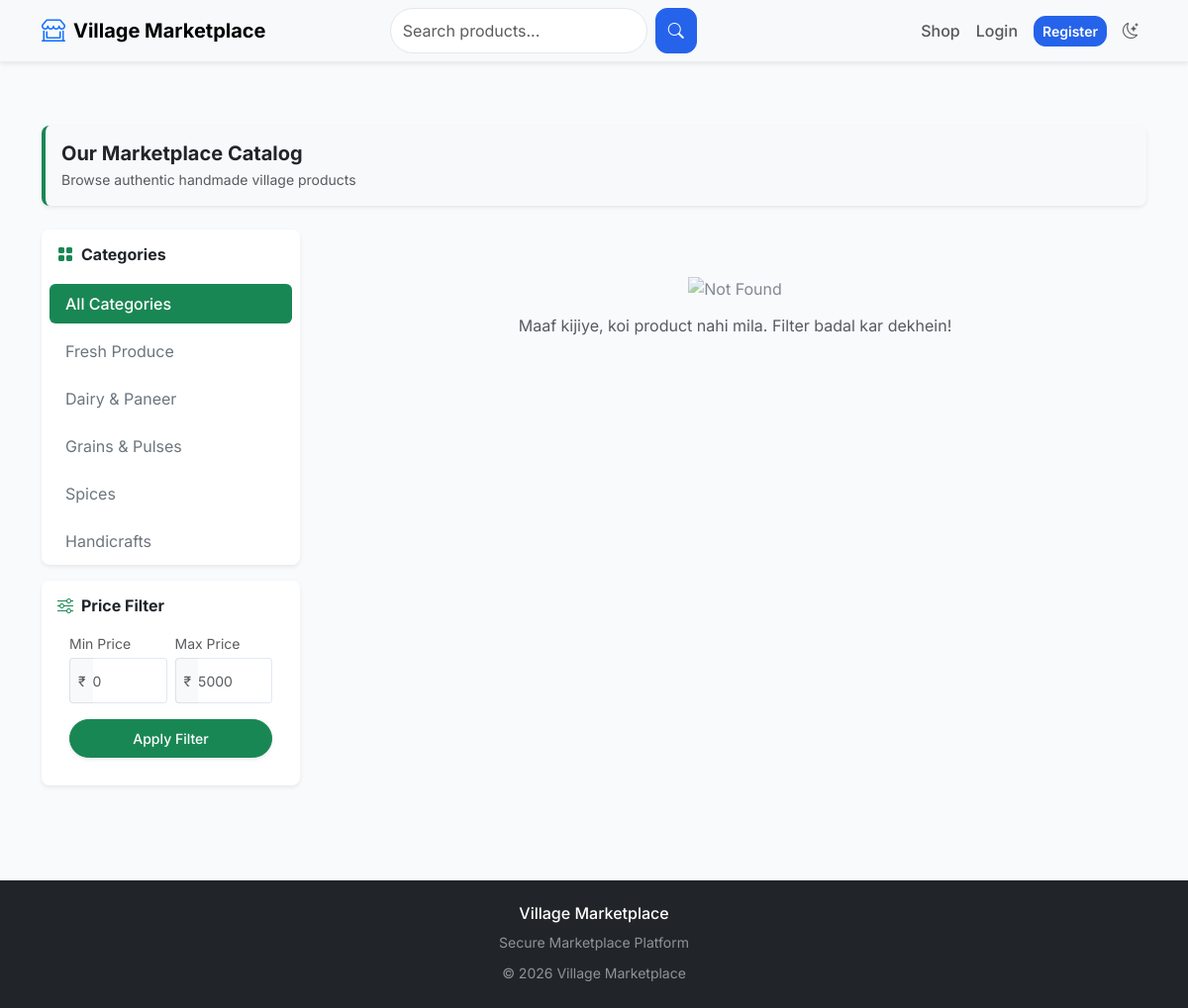
Page /products on the committed database.
### models/product.py (models this page shows)
class Category(db.Model):
    __tablename__ = 'categories'
    id = db.Column(db.Integer, primary_key=True)
    name = db.Column(db.String(50), unique=True, nullable=False)
    slug = db.Column(db.String(50), unique=True, nullable=False)
    description = db.Column(db.Text)
    image = db.Column(db.String(200))
    is_active = db.Column(db.Boolean, default=True)
    created_at = db.Column(db.DateTime, default=datetime.utcnow)
    products = db.relationship('Product', backref='category', lazy='dynamic')

### routes/main.py (the view)
@main_bp.route('/products')
def products():
    page = request.args.get('page', 1, type=int)
    category = request.args.get('category', '')
    search = request.args.get('search', '')
    min_price = request.args.get('min_price', type=float)
    max_price = request.args.get('max_price', type=float)
    seller_id = request.args.get('seller', type=int)
    per_page = 12
    query = Product.query.filter_by(
        status='approved').filter(Product.stock > 0)
    if category:
        query = query.filter_by(category_id=category)
    if search:
        query = query.filter(or_(
            Product.name.ilike(f'%{search}%'),
            Product.description.ilike(f'%{search}%')
        ))
    if min_price:
        query = query.filter(Product.price >= min_price)
    if max_price:
        query = query.filter(Product.price <= max_price)
    if seller_id:
        query = query.filter_by(seller_id=seller_id)
    pagination = query.order_by(Product.created_at.desc()).paginate(
        page=page, per_page=per_page, error_out=False)
    categories = Category.query.filter_by(is_active=True).all()
    return render_template('main/products.html',
                           products=pagination.items,
                           pagination=pagination,
                           categories=categories,
                           category_id=category,
                           search_query=search)

### templates/main/products.html (shortened to what this page needs)
{% extends "base.html" %}
{% block content %}
<div class="container py-4">
    <div class="row mb-4">
        <div class="col-12">
            <div class="bg-light p-3 rounded-3 d-flex flex-column flex-md-row justify-content-between align-items-md-center shadow-sm border-start border-success border-4">
                <div>
                    <h5 class="fw-bold text-dark mb-1">Our Marketplace Catalog</h5>
                    <p class="text-muted small mb-0">
                        {% if search_query %}Searching for "<span class="text-success fw-semibold">{{ search_query }}</span>"{% else %}Browse authentic handmade village products{% endif %}
                    </p>
                </div>
            </div>
        </div>
    </div>
    <div class="row g-4">
        <div class="col-lg-3">
            <div class="card border-0 shadow-sm rounded-3 overflow-hidden mb-3">
                <div class="card-header bg-white border-0 py-3">
                    <h6 class="fw-bold mb-0 text-dark"><i class="bi bi-grid-fill text-success me-2"></i>Categories</h6>
                </div>
                <div class="list-group list-group-flush border-top-0">
                    <a href="{{ url_for('main.products') }}"
                       class="list-group-item list-group-item-action py-2 px-3 border-0 {% if not category_id %}bg-success text-white fw-medium rounded-2 mx-2 my-1 w-auto{% else %}text-secondary{% endif %}">
                        All Categories
                    </a>
                    {% for cat in categories %}
                    <a href="{{ url_for('main.products', category=cat.id, search=search_query) }}"
                       class="list-group-item list-group-item-action py-2 px-3 border-0 my-1 mx-2 w-auto rounded-2 {% if category_id and category_id|string == cat.id|string %}bg-success text-white fw-medium{% else %}text-secondary{% endif %}">
                        {{ cat.name }}
                    </a>
                    {% endfor %}
                </div>
            </div>
            <div class="card border-0 shadow-sm rounded-3 overflow-hidden">
                <div class="card-header bg-white border-0 py-3">
                    <h6 class="fw-bold mb-0 text-dark"><i class="bi bi-sliders text-success me-2"></i>Price Filter</h6>
                </div>
                <div class="card-body pt-0">
                    <form method="GET" class="row g-2">
                        <div class="col-6">
                            <label class="small text-muted mb-1">Min Price</label>
                            <div class="input-group input-group-sm">
                                <span class="input-group-text bg-light text-muted border-end-0">₹</span>
                                <input type="number" name="min_price" class="form-control border-start-0 ps-0" placeholder="0" value="{{ request.args.get('min_price', '') }}">
                            </div>
                        </div>
                        <div class="col-6">
                            <label class="small text-muted mb-1">Max Price</label>
                            <div class="input-group input-group-sm">
                                <span class="input-group-text bg-light text-muted border-end-0">₹</span>
                                <input type="number" name="max_price" class="form-control border-start-0 ps-0" placeholder="5000" value="{{ request.args.get('max_price', '') }}">
                            </div>
                        </div>
                        <div class="col-12 mt-3">
                            <button type="submit" class="btn btn-sm btn-success w-100 rounded-pill shadow-sm fw-medium py-2">
                                Apply Filter
                            </button>
                        </div>
                    </form>
                </div>
            </div>
        </div>
        <div class="col-lg-9">
            <div class="row g-3 g-md-4">
                {% for product in products %}
                <div class="col-6 col-md-4">
                    <div class="card h-100 border-0 shadow-sm rounded-3 overflow-hidden position-relative" style="transition: transform 0.2s; background: #fff;">
                        <a href="{{ url_for('main.product_detail', product_id=product.id) }}" class="d-block bg-light">
                            <img src="{{ url_for('static', filename='uploads/products/' + (product.images.split(',')[0] if product.images else 'default.jpg')) }}"
                                 class="w-100"
                                 style="height: 180px; object-fit: cover;"
                                 alt="{{ product.name }}"
                                 onerror="this.src='https://placehold.co/300x200?text=No+Image'">
                        </a>
                        <div class="card-body p-3 d-flex flex-column justify-content-between">
                            <div>
                                <div class="small text-muted text-truncate mb-1" style="font-size: 0.75rem;">by {{ product.seller.store_name if product.seller else 'Local Artisan' }}</div>
                                <h6 class="card-title mb-2" style="font-size: 0.9rem; line-height: 1.3; height: 2.6em; overflow: hidden;">
                                    <a href="{{ url_for('main.product_detail', product_id=product.id) }}" class="text-decoration-none text-dark fw-semibold">
                                        {{ product.name[:45] }}
                                    </a>
                                </h6>
                            </div>
                            <div class="pt-2">
                                <div class="d-flex justify-content-between align-items-center">
                                    <span class="text-success fw-bold fs-5">₹{{ "%.2f"|format(product.price) }}</span>
                                    <a href="{{ url_for('main.product_detail', product_id=product.id) }}" class="btn btn-sm btn-outline-success rounded-pill px-3 py-1 small" style="font-size: 0.75rem;">
                                        Details
                                    </a>
                                </div>
                            </div>
                        </div>
                    </div>
                </div>
                {% else %}
                <div class="col-12 text-center py-5">
                    <img src="https://cdn-icons-png.flaticon.com/512/11624/11624563.png" alt="Not Found" style="width: 70px;" class="opacity-50 mb-3">
                    <h6 class="text-muted fw-normal">Maaf kijiye, koi product nahi mila. Filter badal kar dekhein!</h6>
                </div>
                {% endfor %}
            </div>
        </div>
    </div>
</div>
{% endblock %}

### static/css/style.css (style rules this page uses)
:root { --primary:#2563eb; --primary-hover:#1d4ed8; --success:#16a34a; --danger:#dc2626; --warning:#f59e0b; --bg:#f8fafc; --card:#ffffff; --text:#0f172a; --border:#e2e8f0; --shadow-sm:0 4px 12px rgba(0,0,0,.06); --shadow-md:0 10px 30px rgba(0,0,0,.08); --shadow-lg:0 20px 40px rgba(0,0,0,.12); --transition-speed:.3s; }
html { scroll-behavior:smooth; }
body { font-family:'Inter','Segoe UI',sans-serif; background:var(--bg); color:var(--text); transition:background-color var(--transition-speed), color var(--transition-speed); }
.card { border:none; border-radius:20px; box-shadow:var(--shadow-md); }
.card-body { padding:1.75rem; }
.form-control, .form-select { min-height:46px; border-radius:12px; border:1px solid var(--border); }
button, .btn { transition:all .2s ease; }
.btn { border-radius:12px; font-weight:600; }

### rows in the picture
Category: name "Fresh Produce"
Category: name "Dairy & Paneer"
Category: name "Grains & Pulses"
Category: name "Spices"
Category: name "Handicrafts"

### other values in the picture
{{ config.SITE_NAME }} "Village Marketplace"
